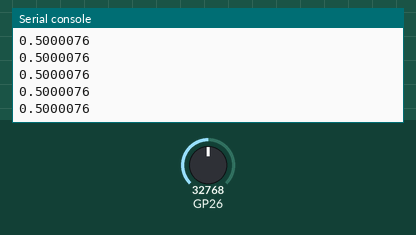
Recording of a program running on a simulated Raspberry Pi Pico running MicroPython. Parts: the last lines printed to the serial console. The test bench sets the inputs (shaded band); at power-on: GP26 = 32768 (analog values on the 0–65535 scale).

Above: at 1.2 s.
1.3 s: GP26 set to 45874
At 1.31 s:
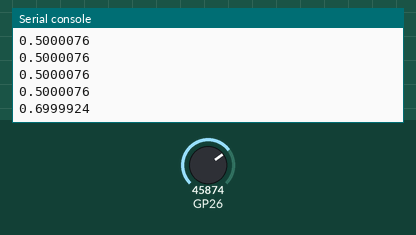
2.8 s: GP26 set to 57670
At 2.81 s:
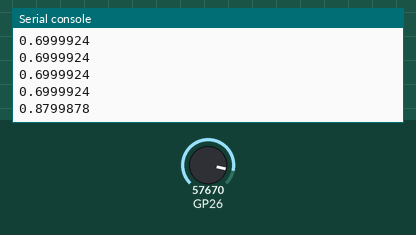
Timing chart, 0 to 5.8 s (numbered marks = the images above; inputs shaded):
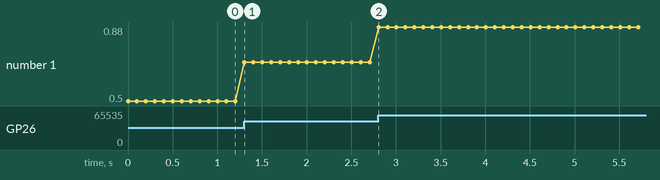

Measured:
- after the input at 1.3 s, the serial console: prints a new line at once (image 1)
- after the input at 2.8 s, the serial console: prints a new line at once (image 2)
- plotted number 1: 0.5 → 0.7 after the input at 1.3 s, 0.7 → 0.88 after the input at 2.8 s

The program:

step-picozero-11.py
```python
# 配線方法
# ポテンショメータ:
#    +-----------+
#    |   (GND)   |  --- GND
#    |   (OUT)   |  --- GPIO 26 (A0)
#    |  (3.3V)   |  --- 3.3V
#    +-----------+
#

from picozero import Pot # Pot is short for Potentiometer
from time import sleep

dial = Pot(0) # Connected to pin A0 (GP_26)

while True:
    print(dial.value)
    sleep(0.1) # slow down the output
```
